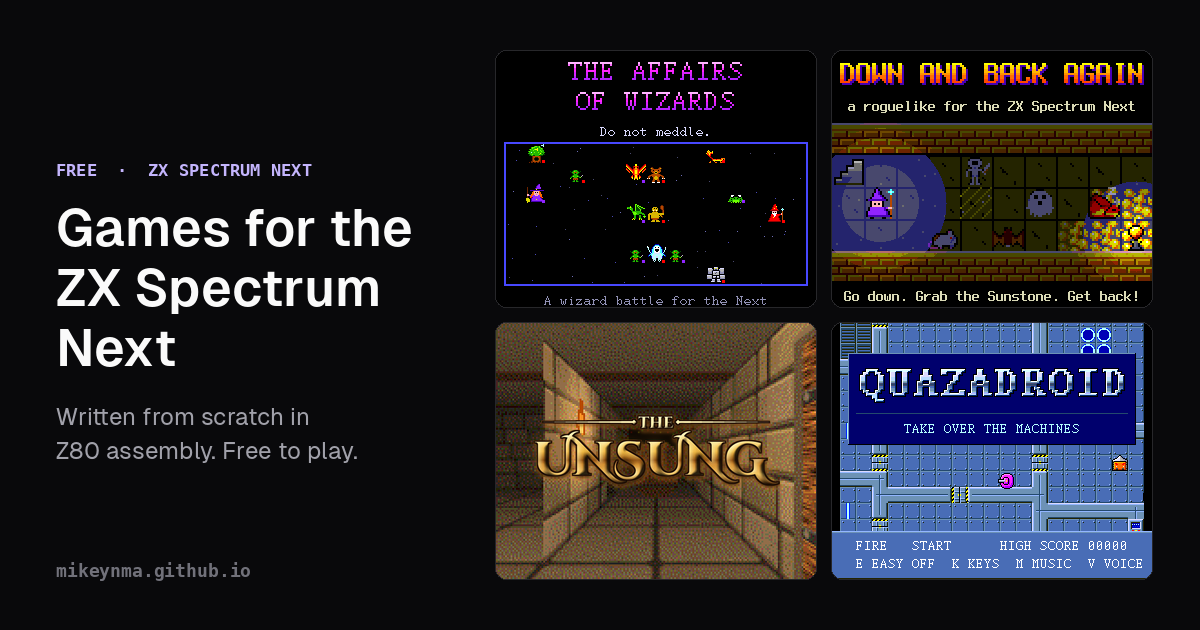

Write the Python code that produced this figure.
#!/usr/bin/env python3
"""Draw share.png, the 1200x630 picture links to the hub show (og:image).
Four games' pictures in a 2x2 grid, from their repos in ~/www. Rerun after
changing which games the card shows, and look at the result."""
from pathlib import Path
from PIL import Image, ImageDraw, ImageFont

HERE = Path(__file__).parent
WWW = HERE.parent
GAMES = [  # 640x512 shots, drawn at half size
    WWW / "chaos/site/shots/title-card.png",
    WWW / "next-rogue/site/shots/hero.png",
    "unsung",
    WWW / "quazadroid/site/shots/title.png",
]


def font(weight, size):
    return ImageFont.truetype(str(HERE / f"fonts/geist-{weight}.woff2"), size)


def mono(size):
    return ImageFont.truetype("/usr/share/fonts/truetype/dejavu/DejaVuSansMono-Bold.ttf", size)


def unsung():  # its shots are 352x288 with no title: a corridor with its logo over it
    site = WWW / "unsung/site"
    im = Image.open(site / "shots/corridor.png").convert("RGB")
    im = im.crop((0, 3, 352, 284)).resize((320, 256), Image.LANCZOS)
    logo = Image.open(site / "logo.webp").convert("RGBA")
    logo = logo.resize((290, logo.height * 290 // logo.width), Image.LANCZOS)
    im.paste(logo, ((320 - 290) // 2, (256 - logo.height) // 2), logo)
    return im


W, H = 1200, 630
img = Image.new("RGB", (W, H), "#09090b")
d = ImageDraw.Draw(img)
gx, gy, gap = W - 48 - 656, (H - 528) // 2, 16
corner = Image.new("L", (320, 256), 0)
ImageDraw.Draw(corner).rounded_rectangle((0, 0, 319, 255), 10, fill=255)
for i, g in enumerate(GAMES):
    shot = unsung() if g == "unsung" else Image.open(g).convert("RGB").resize((320, 256), Image.NEAREST)
    x, y = gx + (i % 2) * (320 + gap), gy + (i // 2) * (256 + gap)
    img.paste(shot, (x, y), corner)
    d.rounded_rectangle((x - 1, y - 1, x + 320, y + 256), 11, outline="#27272a")

x = 56
d.text((x, 160), "FREE  ·  ZX SPECTRUM NEXT", font=mono(17), fill="#c4b5fd")
y = 198
for line in ("Games for the", "ZX Spectrum", "Next"):
    d.text((x, y), line, font=font(600, 52), fill="#fafafa")
    y += 60
y += 24
for line in ("Written from scratch in", "Z80 assembly. Free to play."):
    d.text((x, y), line, font=font(400, 24), fill="#a1a1aa")
    y += 34
d.text((x, H - 70), "mikeynma.github.io", font=mono(18), fill="#71717a")
img.save(HERE / "share.png", optimize=True)
print("share.png")
